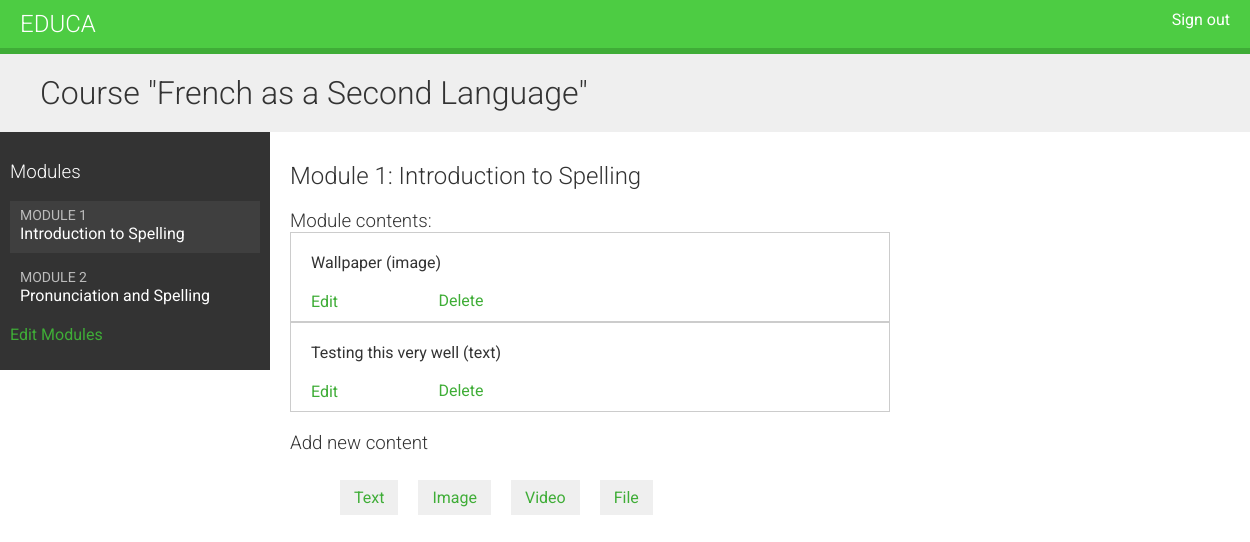
Before: /course/module/6/ (signed in) with the older database file.
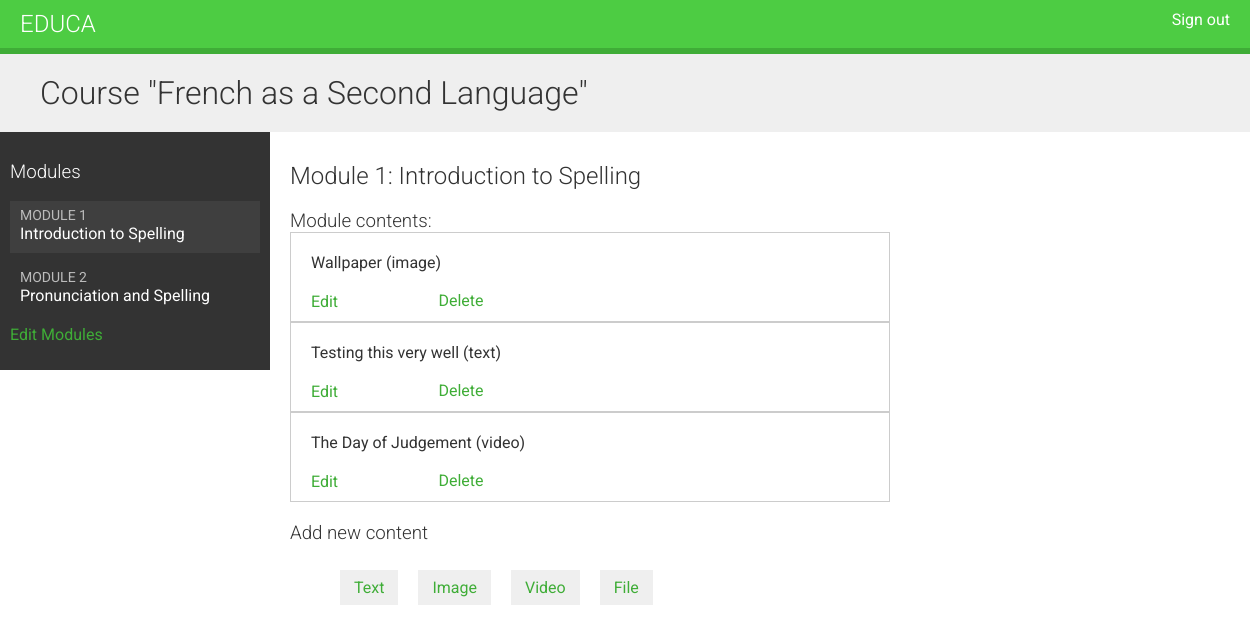
After: the same page with the newer database file.
### courses/models.py (models this page shows, shortened)
class Module(models.Model):
    course = models.ForeignKey(Course,
                               related_name='modules',
                               on_delete=models.CASCADE)
    title = models.CharField(max_length=200)
    description = models.TextField(blank=True)
    order = OrderField(blank=True, for_fields=['course'])
    class Meta:
        ordering = ['order']

class Content(models.Model):
    module = models.ForeignKey(Module,
                               related_name='contents',
                               on_delete=models.CASCADE)
    content_type = models.ForeignKey(ContentType,
                                     on_delete=models.CASCADE,
                                     limit_choices_to={'model__in': (
                                         'text',
                                         'video',
                                         'image',
                                         'file'
                                     )})
    object_id = models.PositiveIntegerField()
    item = GenericForeignKey('content_type', 'object_id')
    order = OrderField(blank=True, for_fields=['module'])
    class Meta:
        ordering = ['order']

class ItemBase(models.Model):
    owner = models.ForeignKey(User,
                              related_name='%(class)s_related',
                              on_delete=models.CASCADE)
    title = models.CharField(max_length=250)
    created = models.DateTimeField(auto_now_add=True)
    updated = models.DateTimeField(auto_now=True)
    class Meta:
        abstract = True
    def __str__(self):
        return self.title

class Image(ItemBase):
    file = models.FileField(upload_to='images')

class Text(ItemBase):
    content = models.TextField()

class Video(ItemBase):
    url = models.URLField()

### courses/views.py (the view)
class ModuleContentListView(TemplateResponseMixin, View):
    template_name = 'courses/manage/module/content_list.html'
    def get(self, request, module_id):
        module = get_object_or_404(Module,
                                   id=module_id,
                                   course__owner=request.user)
        return self.render_to_response({'module': module})

### courses/templatetags/course.py (called while the page is built)
@register.filter
def model_name(obj):
    try:
        return obj._meta.model_name
    except AttributeError:
        return None

### courses/templates/courses/manage/module/content_list.html (shortened to what this page needs)
{% extends "base.html" %}
{% load course %}
{% block content %}
    {% with course=module.course %}
        <h1>Course "{{ course.title }}"</h1>
        <div class="contents">
            <h3>Modules</h3>
            <ul id="modules">
                {% for m in course.modules.all %}
                    <li data-id="{{ m.id }}" {% if m == module %}
                    class="selected"{% endif %}>
                        <a href="{% url 'module_content_list' m.id %}">
                            <span>
                                Module <span class="order">{{ m.order|add:1 }}</span>
                            </span>
                            <br>
                            {{ m.title }}
                        </a>
                    </li>
                {% empty %}
                    <li>No modules yet</li>
                {% endfor %}
            </ul>
            <p><a href="{% url 'course_module_update' course.id %}">
                Edit Modules
            </a></p>
        </div>
        <div class="module">
            <h2>Module {{ module.order|add:1 }}: {{ module.title }}</h2>
            <h3>Module contents:</h3>
            <div id="module-contents">
                {% for content in module.contents.all %}
                    <div data-id="{{ content.id }}">
                        {% with item=content.item %}
                            <p>{{ item }} ({{ item|model_name }})</p>
                            <a href="{% url 'module_content_update' module.id item|model_name item.id %}">Edit</a>
                            <form action="{% url 'module_content_delete' content.id %}" method="post">
                                <input type="submit" value="Delete">
                            </form>
                        {% endwith %}
                    </div>
                {% empty %}
                    <p>This module has no contents yet.</p>
                {% endfor %}
            </div>
            <h3>Add new content</h3>
            <ul class="content-types">
                <li><a href="{% url 'module_content_create' module.id 'text' %}">Text</a></li>
                <li><a href="{% url 'module_content_create' module.id 'image' %}">Image</a></li>
                <li><a href="{% url 'module_content_create' module.id 'video' %}">Video</a></li>
                <li><a href="{% url 'module_content_create' module.id 'file' %}">File</a></li>
            </ul>
        </div>
    {% endwith %}
{% endblock %}

Changed rows visible on the page:
added Content: item "The Day of Judgement", item|model_name "video"
